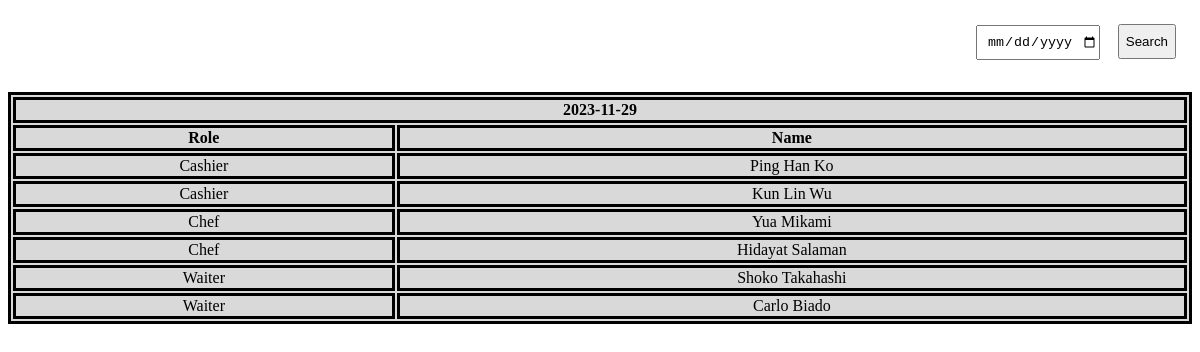
/bndProj/main/actors/manager/boundaries/viewWorkslotsBoundary.php, run on the app's committed database.
### tables this page shows
CREATE TABLE `workslot` (
  `workslotId` int(11) NOT NULL,
  `Date` date NOT NULL,
  `userprofileId_workslot` int(11) NOT NULL,
  `userId_workslot` int(11) DEFAULT NULL
);

CREATE TABLE `userprofile` (
  `userProfileId` int(11) NOT NULL,
  `profileName` varchar(255) NOT NULL,
  `description` varchar(255) NOT NULL,
  `role` varchar(255) NOT NULL,
  `activated` tinyint(1) NOT NULL
);

### bndProj/entities/workslotEntity.php (called while the page is built, shortened)
<?php
class WorkslotEntity extends Dbh
{
    protected function viewManager()
    {
        $array = [];
        $conn = $this->connectDB();
        $sql = "SELECT workslot.workslotId, workslot.Date, workslot.userProfileId_workslot, userprofile.role, user.username, user.firstName, user.lastName
                FROM workslot
                LEFT OUTER JOIN userprofile ON workslot.userprofileId_workslot = userprofile.userProfileId
                LEFT OUTER JOIN user ON workslot.userId_workslot = user.userId
                WHERE date >= CURRENT_DATE
                ORDER BY date ASC, role ASC;";
        $result = $conn->query($sql);
        if ($result->num_rows > 0)
        {
            while ($row = $result->fetch_assoc())
            {
                $current = array(
                    'workslotId' => $row['workslotId'],
                    'date' => $row['Date'],
                    'userProfileId_workslot' => $row['userProfileId_workslot'],
                    'role' => $row['role'],
                    'username' => $row['username'],
                    'firstName' => $row['firstName'],
                    'lastName' => $row['lastName']
                );
                array_push($array, $current);
            }
        }
        return $array;
    }
}
?>

### bndProj/controller/manager/viewManagerWorkslotsController.php (called while the page is built)
<?php
class ViewManagerWorkslotController extends WorkslotEntity
{
    public function viewManagerWorkslot()
    {
        $workslot = new WorkslotEntity();
        $array = $workslot->viewManager();
        return $array;
    }
}
?>

### bndProj/main/actors/manager/boundaries/viewWorkslotsBoundary.php (the view, shortened to what this page needs)
<?php
include "../../../entities/workslotEntity.php";
include "../../../controller/manager/viewManagerWorkslotsController.php";
?>
<div class="container">
    <div class="row">
        <div class="search-container ml-auto">
            <form method="POST">
                <input type="date" name="search" id="myInput" placeholder="Search">
                <input type="submit" name="searchButton" value="Search">
            </form>
        </div>
    </div>
    <div class="row">
        <?php
        if(isset($_POST["searchButton"]))
        {
            $dateSearch = $_POST["search"];
            $searchWorkslot = new SearchWorkslotController();
            $array = $searchWorkslot->searchWorkslot($dateSearch);
            if(gettype($array) == 'string')
            {
                echo "<script>";
                echo "alert('$array');";
                echo "document.location = 'index.php?page=viewWorkslotsBoundary';";
                echo "</script>";
            }
            else
            {
                $sorted = array();
                for ($i = 1; $i < sizeof($array); $i++)
                {
                    $workslotId = $array[$i]['workslotId'];
                    $date = $array[$i]['date'];
                    $role = $array[$i]['role'];
                    $username_workslot = $array[$i]['username'];
                    $name = $array[$i]['firstName'] . ' ' . $array[$i]['lastName'];
                    if(!isset($sorted[$date]))
                    {
                        $sorted[$date] = array();
                    }
                    $details = array(
                        'workslotId' => $workslotId,
                        'username' => $username_workslot,
                        'role' => $role,
                        'name' => $name
                    );
                    array_push($sorted[$date], $details);
                }
                echo '<table class="table">';
                foreach($sorted as $date => $workslots) {
                echo '<tr><th colspan="4">' . $date . '</th></tr>';
                echo '<tr><th>Role</th><th>Name</th></tr>';
                    foreach($workslots as $workslot) {
                        echo '<tr>';
                        echo '<td>' . $workslot['role'] . '</td>';
                        echo '<td>' . $workslot['name'] . '</td>';
                        echo '</tr>';
                    }
                }
                echo '</table>';
            }
        }
        else
        {
            $viewWorkslot = new ViewManagerWorkslotController();
            $array = $viewWorkslot->viewManagerWorkSlot();
            $sorted = array();
            for ($i = 0; $i < sizeof($array); $i++)
            {
                $workslotId = $array[$i]['workslotId'];
                $date = $array[$i]['date'];
                $role = $array[$i]['role'];
                $username_workslot = $array[$i]['username'];
                $name = $array[$i]['firstName'] . ' ' . $array[$i]['lastName'];
                if(!isset($sorted[$date]))
                {
                    $sorted[$date] = array();
                }
                $details = array(
                    'workslotId' => $workslotId,
                    'username' => $username_workslot,
                    'role' => $role,
                    'name' => $name
                );
                array_push($sorted[$date], $details);
            }
            echo '<table class="table">';
            foreach($sorted as $date => $workslots) {
                echo '<tr><th colspan="4">' . $date . '</th></tr>';
                echo '<tr><th>Role</th><th>Name</th></tr>';
                foreach($workslots as $workslot) {
                    echo '<tr>';
                    echo '<td>' . $workslot['role'] . '</td>';
                    echo '<td>' . $workslot['name'] . '</td>';
                    echo '</tr>';
                }
            }
            echo '</table>';
        }
        ?>
    </div>
</div>

### bndProj/main/actors/manager/boundaries/viewWorkslotsBoundary.php (style rules this page uses)
.table { margin-top: 1em !important; margin-left: auto; margin-right: auto; border-style: solid; border-color: black; background-color: #D9D9D9; width: 100%; text-align: center; }
th, td , tr { border-style: solid; border-color: black; }
.search-container { float: right; margin: 1em; }
.search-container input { height: 35px; margin-left: 1em; text-align: center; }

### data on the page
workslot: Date "2023-11-29", userprofileId_workslot.role "Waiter", name "Carlo Biado"
workslot: userprofileId_workslot.role "Cashier", name "Ping Han Ko"
workslot: userprofileId_workslot.role "Cashier", name "Kun Lin Wu"
workslot: userprofileId_workslot.role "Chef", name "Yua Mikami"
workslot: userprofileId_workslot.role "Chef", name "Hidayat Salaman"
workslot: userprofileId_workslot.role "Waiter", name "Shoko Takahashi"
